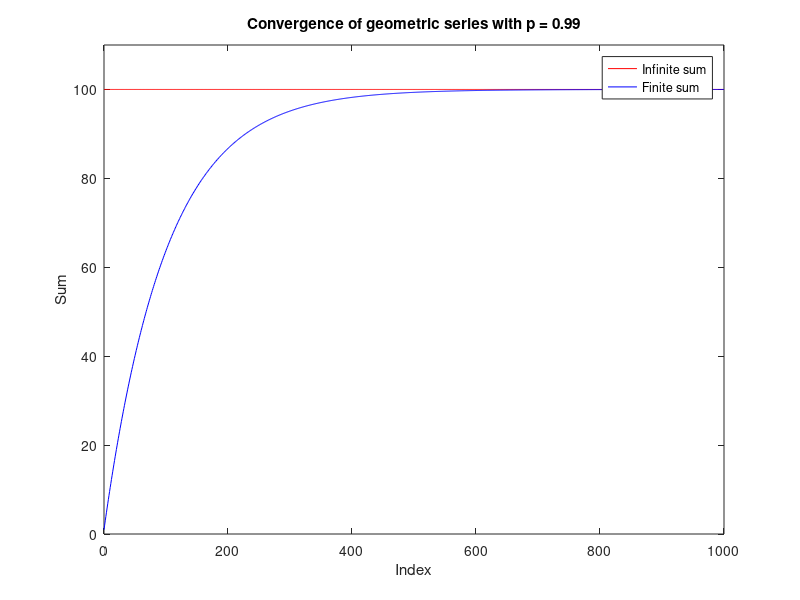
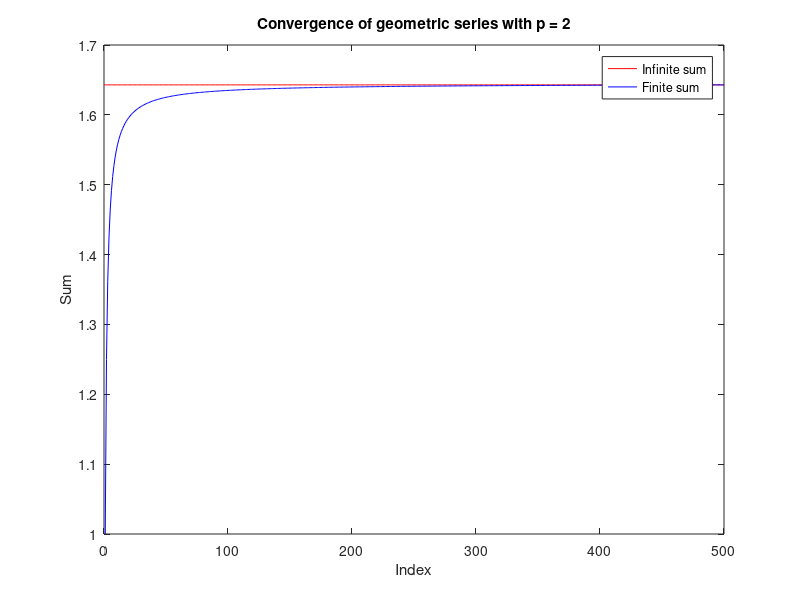

The MATLAB script that drew these images, in order:
%% Convergence of infinite series (optional)
p = 0.99;
k = 0:1000;
geomSeries = p.^k;
g = 1/(1-p);
figure
xLine = 0:max(k); %values for plotting line from 0 to max(k)
yLine = ones(1, length(xLine))*g; %plotting a vector of Gs
plot (xLine, yLine, 'r')
hold on
plot (k, cumsum(geomSeries), 'b')
xlim([0, 1000])
ylim([0, 110])
xlabel('Index')
ylabel('Sum')
title('Convergence of geometric series with p = 0.99')
legend('Infinite sum', 'Finite sum')
p = 2;
n = 1:500;
pSeries = 1./(n.^p);
c = max(cumsum(pSeries)); % = pi^2 / 6
figure
plot(0:max(n), ones(1, length(0:max(n)))*c, 'r')
hold on
plot(ones(1, length(pSeries)).*n, cumsum(pSeries), 'b')
xlabel('Index')
ylabel('Sum')
title('Convergence of geometric series with p = 2')
legend('Infinite sum', 'Finite sum')
